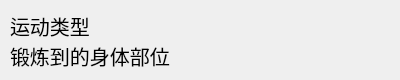
<?xml version="1.0" encoding="UTF-8"?>
<ui version="4.0">
 <class>runlist</class>
 <widget class="QWidget" name="runlist">
  <property name="geometry">
   <rect>
    <x>0</x>
    <y>0</y>
    <width>400</width>
    <height>80</height>
   </rect>
  </property>
  <property name="windowTitle">
   <string>Form</string>
  </property>
  <widget class="QLabel" name="label">
   <property name="geometry">
    <rect>
     <x>10</x>
     <y>10</y>
     <width>101</width>
     <height>31</height>
    </rect>
   </property>
   <property name="font">
    <font>
     <pointsize>15</pointsize>
    </font>
   </property>
   <property name="text">
    <string>运动类型</string>
   </property>
  </widget>
  <widget class="QLabel" name="label_2">
   <property name="geometry">
    <rect>
     <x>10</x>
     <y>40</y>
     <width>201</width>
     <height>31</height>
    </rect>
   </property>
   <property name="font">
    <font>
     <pointsize>15</pointsize>
    </font>
   </property>
   <property name="text">
    <string>锻炼到的身体部位</string>
   </property>
  </widget>
 </widget>
 <resources/>
 <connections/>
</ui>
